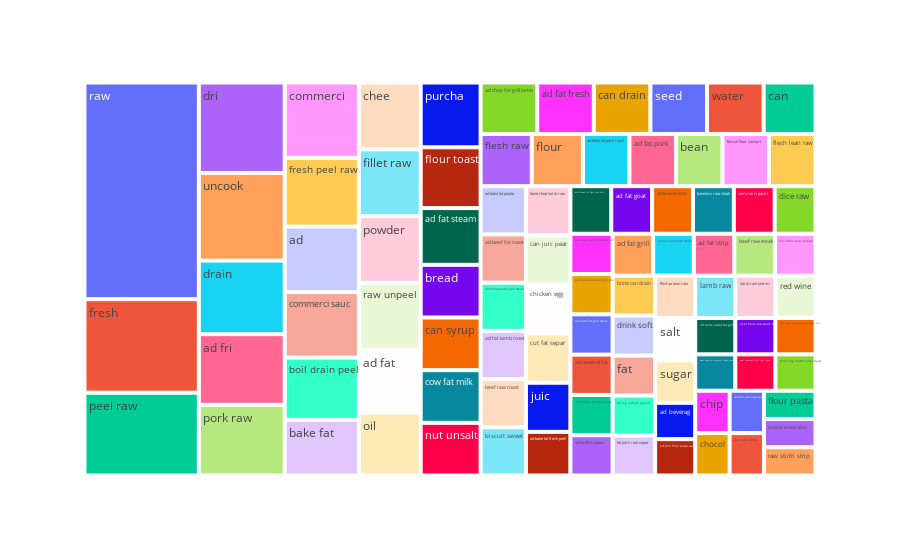

This figure's notebook cell:
### Code cell
treemap_data = category_counts[(category_counts['category'] != '') & (summary['counts'] > 1)]
fig = px.treemap(treemap_data,path=['category'],values='counts')
fig.show()

### Figure 1 — Plotly figure (JSON) as saved in the notebook; plotly's stock layout.template omitted (floating-point values rounded to 4 significant figures)
{"data": [{"branchvalues": "total", "domain": {"x": [0, 1], "y": [0, 1]}, "hovertemplate": "labels=%{label}<br>counts=%{value}<br>parent=%{parent}<br>id=%{id}<extra></extra>", "ids": ["ad", "ad bake fat fresh peel", "ad bake fat pork roast", "ad bake fat potato", "ad bbqd fat forequart pork", "ad beef bone fat grill steak", "ad beef fat grill steak", "ad beef fat roast", "ad beverag", "ad boil flour pasta salt", "ad bone cutlet fat grill", "ad boneless fat grill steak", "ad casserol fat", "ad chicken fat flesh lean", "ad chicken fat flesh lean skin", "ad chop fat grill lamb", "ad fat", "ad fat flesh steam", "ad fat fresh", "ad fat goat", "ad fat grill", "ad fat lamb roast", "ad fat lamb stirfri", "ad fat lean pork steak", "ad fat pork", "ad fat steam", "ad fat strip", "ad fri", "bake fat", "bean", "beef bone raw steak tbone", "beef bonein boneless casserol meat shin", "beef boneless casserol chuck meat raw", "beef boneless fillet raw steak", "beef raw roast", "beef raw steak", "biscuit flour savouri", "biscuit sweet", "boil drain peel", "boil drain peel potato", "bone chop lamb raw", "bone leg mutton piec roast", "boneless raw steak", "bread", "brine can drain", "can", "can drain", "can juic pear", "can syrup", "chee", "chicken egg", "chip", "chocol", "commerci", "commerci pastri", "commerci sauc", "cordial juic regular", "cow fat milk", "cut fat separ", "dice raw", "dice raw untrim", "drain", "dri", "drink soft", "fat", "fat mg sodium spread", "fat pork raw separ", "fillet raw", "flesh lean raw", "flesh prawn raw", "flesh raw", "flour", "flour pasta", "flour toast", "fresh", "fresh peel raw", "juic", "lamb raw", "lamb raw untrim", "matur onion skin", "nut unsalt", "oil", "peel raw", "pork raw", "powder", "purcha", "raw", "raw stirfri strip", "raw unpeel", "red wine", "salt", "seed", "sugar", "uncook", "water"], "labels": ["ad", "ad bake fat fresh peel", "ad bake fat pork roast", "ad bake fat potato", "ad bbqd fat forequart pork", "ad beef bone fat grill steak", "ad beef fat grill steak", "ad beef fat roast", "ad beverag", "ad boil flour pasta salt", "ad bone cutlet fat grill", "ad boneless fat grill steak", "ad casserol fat", "ad chicken fat flesh lean", "ad chicken fat flesh lean skin", "ad chop fat grill lamb", "ad fat", "ad fat flesh steam", "ad fat fresh", "ad fat goat", "ad fat grill", "ad fat lamb roast", "ad fat lamb stirfri", "ad fat lean pork steak", "ad fat pork", "ad fat steam", "ad fat strip", "ad fri", "bake fat", "bean", "beef bone raw steak tbone", "beef bonein boneless casserol meat shin", "beef boneless casserol chuck meat raw", "beef boneless fillet raw steak", "beef raw roast", "beef raw steak", "biscuit flour savouri", "biscuit sweet", "boil drain peel", "boil drain peel potato", "bone chop lamb raw", "bone leg mutton piec roast", "boneless raw steak", "bread", "brine can drain", "can", "can drain", "can juic pear", "can syrup", "chee", "chicken egg", "chip", "chocol", "commerci", "commerci pastri", "commerci sauc", "cordial juic regular", "cow fat milk", "cut fat separ", "dice raw", "dice raw untrim", "drain", "dri", "drink soft", "fat", "fat mg sodium spread", "fat pork raw separ", "fillet raw", "flesh lean raw", "flesh prawn raw", "flesh raw", "flour", "flour pasta", "flour toast", "fresh", "fresh peel raw", "juic", "lamb raw", "lamb raw untrim", "matur onion skin", "nut unsalt", "oil", "peel raw", "pork raw", "powder", "purcha", "raw", "raw stirfri strip", "raw unpeel", "red wine", "salt", "seed", "sugar", "uncook", "water"], "name": "", "parents": ["", "", "", "", "", "", "", "", "", "", "", "", "", "", "", "", "", "", "", "", "", "", "", "", "", "", "", "", "", "", "", "", "", "", "", "", "", "", "", "", "", "", "", "", "", "", "", "", "", "", "", "", "", "", "", "", "", "", "", "", "", "", "", "", "", "", "", "", "", "", "", "", "", "", "", "", "", "", "", "", "", "", "", "", "", "", "", "", "", "", "", "", "", "", ""], "type": "treemap", "values": [20, 8, 10, 9, 7, 7, 7, 9, 6, 6, 6, 9, 7, 7, 8, 12, 16, 7, 12, 8, 7, 9, 8, 7, 10, 14, 7, 25, 17, 10, 6, 6, 6, 6, 9, 7, 10, 9, 19, 7, 9, 6, 8, 13, 7, 11, 12, 9, 13, 17, 9, 6, 6, 23, 8, 20, 6, 13, 9, 8, 6, 26, 32, 7, 7, 7, 7, 17, 10, 7, 11, 11, 6, 15, 44, 21, 9, 7, 7, 6, 13, 16, 39, 25, 17, 16, 102, 6, 17, 7, 7, 12, 7, 31, 12]}], "layout": {"legend": {"tracegroupgap": 0}, "margin": {"t": 60}}}
